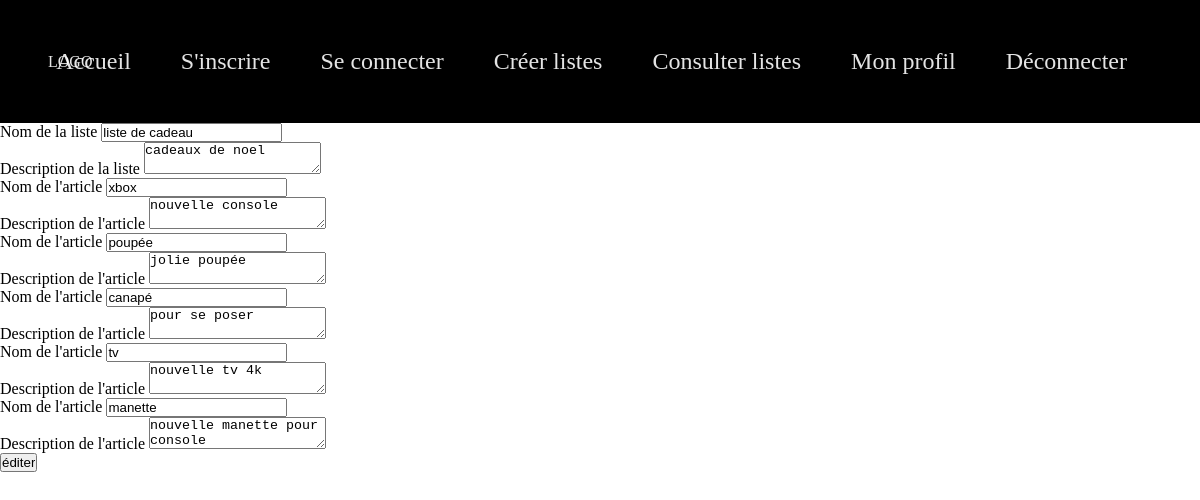
Page /editionListe.php?id=65 (signed in) on the committed database.
### tables this page shows
CREATE TABLE IF NOT EXISTS `listedesouhait` (
  `idlisteDeSouhait` int NOT NULL AUTO_INCREMENT,
  `nom` varchar(45) DEFAULT NULL,
  `description` varchar(500) DEFAULT NULL,
  `createdAt` datetime DEFAULT NULL,
  `utilisateur_idutilisateur` int NOT NULL,
  PRIMARY KEY (`idlisteDeSouhait`),
  KEY `fk_listeDeSouhait_utilisateur1_idx` (`utilisateur_idutilisateur`)
);

CREATE TABLE IF NOT EXISTS `article` (
  `idarticle` int NOT NULL AUTO_INCREMENT,
  `nom` varchar(45) DEFAULT NULL,
  `description` varchar(500) DEFAULT NULL,
  PRIMARY KEY (`idarticle`)
);

### editionListe.php (the view, shortened to what this page needs)
<?php
require_once 'include/db.php';
$idListe = isset($_GET['id']) ? $_GET['id'] : null;
$query = "SELECT * FROM listeDeSouhait WHERE idlisteDeSouhait = :idlisteDeSouhait";
$statement = $pdo->prepare($query);
$statement->execute([':idlisteDeSouhait' => $idListe]);
$liste = $statement->fetch(PDO::FETCH_OBJ);
$query = "SELECT a.* FROM article AS a
          JOIN listedesouhait_has_article AS lha ON lha.article_idarticle = a.idarticle
          WHERE lha.listeDeSouhait_idlisteDeSouhait = :idlisteDeSouhait";
$statement = $pdo->prepare($query);
$statement->execute([':idlisteDeSouhait' => $idListe]);
$articles = $statement->fetchAll(PDO::FETCH_OBJ);
include_once "header.php";
?>
</head>
<body>
	<div class="container-fluid">
		<form method="post" action="action/editConsultListe.php?id=<?= $idListe ?>">
			<?php if ($liste): ?>
    <div class="m-3">
        <label for="nomListe">Nom de la liste</label>
        <input type="text" name="nom" value="<?= $liste->nom ?? '' ?>">
    </div>
    <div class="m-3">
        <label for="descriptionListe">Description de la liste</label>
        <textarea name="description"><?= $liste->description ?? '' ?></textarea>
    </div>
			<?php foreach ($articles as $article) : ?>
				<div class="m-3">
					<label for="nomArticle">Nom de l'article</label>
					<input type="text" name="articles[<?= $article->idarticle ?>][nom]" value="<?= $article->nom ?? '' ?>">
				</div>
				<div class="m-3">
					<label for="descriptionArticle">Description de l'article</label>
					<textarea name="articles[<?= $article->idarticle ?>][description]"><?= $article->description ?? '' ?></textarea>
				</div>
			<?php endforeach; ?>
			<input type="submit" name="edit" value="éditer">
		</form>
	</div>
<?php endif; ?>
</body>
</html>

### link/style.css (style rules this page uses)
* { margin: 0; padding: 0; text-decoration: none; list-style: none; }
body { height: 100%; width: 100%; background-color: rgb(255, 255, 255); }

### rows in the picture
listedesouhait: nom "liste de cadeau", description "cadeaux de noel"
article: nom "xbox", idarticle+description "nouvelle console"
article: nom "poupée", idarticle+description "jolie poupée"
article: nom "canapé", idarticle+description "pour se poser"
article: nom "tv", idarticle+description "nouvelle tv 4k"
article: nom "manette", idarticle+description "nouvelle manette pour console"
